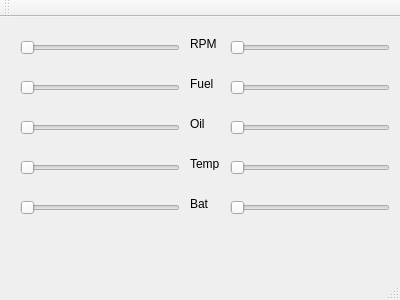
<?xml version="1.0" encoding="UTF-8"?>
<ui version="4.0">
 <class>server</class>
 <widget class="QMainWindow" name="server">
  <property name="geometry">
   <rect>
    <x>0</x>
    <y>0</y>
    <width>400</width>
    <height>300</height>
   </rect>
  </property>
  <property name="windowTitle">
   <string>server</string>
  </property>
  <widget class="QWidget" name="centralWidget">
   <widget class="QSlider" name="horizontalSlider">
    <property name="geometry">
     <rect>
      <x>20</x>
      <y>20</y>
      <width>160</width>
      <height>22</height>
     </rect>
    </property>
    <property name="maximum">
     <number>60</number>
    </property>
    <property name="orientation">
     <enum>Qt::Horizontal</enum>
    </property>
   </widget>
   <widget class="QSlider" name="horizontalSlider_2">
    <property name="geometry">
     <rect>
      <x>20</x>
      <y>60</y>
      <width>160</width>
      <height>22</height>
     </rect>
    </property>
    <property name="maximum">
     <number>100</number>
    </property>
    <property name="orientation">
     <enum>Qt::Horizontal</enum>
    </property>
   </widget>
   <widget class="QSlider" name="horizontalSlider_3">
    <property name="geometry">
     <rect>
      <x>20</x>
      <y>100</y>
      <width>160</width>
      <height>22</height>
     </rect>
    </property>
    <property name="maximum">
     <number>80</number>
    </property>
    <property name="orientation">
     <enum>Qt::Horizontal</enum>
    </property>
   </widget>
   <widget class="QSlider" name="horizontalSlider_4">
    <property name="geometry">
     <rect>
      <x>20</x>
      <y>140</y>
      <width>160</width>
      <height>22</height>
     </rect>
    </property>
    <property name="minimum">
     <number>120</number>
    </property>
    <property name="maximum">
     <number>220</number>
    </property>
    <property name="orientation">
     <enum>Qt::Horizontal</enum>
    </property>
   </widget>
   <widget class="QSlider" name="horizontalSlider_5">
    <property name="geometry">
     <rect>
      <x>20</x>
      <y>180</y>
      <width>160</width>
      <height>22</height>
     </rect>
    </property>
    <property name="minimum">
     <number>10</number>
    </property>
    <property name="maximum">
     <number>18</number>
    </property>
    <property name="orientation">
     <enum>Qt::Horizontal</enum>
    </property>
   </widget>
   <widget class="QSlider" name="horizontalSlider_6">
    <property name="geometry">
     <rect>
      <x>230</x>
      <y>20</y>
      <width>160</width>
      <height>22</height>
     </rect>
    </property>
    <property name="maximum">
     <number>60</number>
    </property>
    <property name="orientation">
     <enum>Qt::Horizontal</enum>
    </property>
   </widget>
   <widget class="QSlider" name="horizontalSlider_7">
    <property name="geometry">
     <rect>
      <x>230</x>
      <y>60</y>
      <width>160</width>
      <height>22</height>
     </rect>
    </property>
    <property name="maximum">
     <number>100</number>
    </property>
    <property name="orientation">
     <enum>Qt::Horizontal</enum>
    </property>
   </widget>
   <widget class="QSlider" name="horizontalSlider_8">
    <property name="geometry">
     <rect>
      <x>230</x>
      <y>100</y>
      <width>160</width>
      <height>22</height>
     </rect>
    </property>
    <property name="maximum">
     <number>80</number>
    </property>
    <property name="orientation">
     <enum>Qt::Horizontal</enum>
    </property>
   </widget>
   <widget class="QSlider" name="horizontalSlider_9">
    <property name="geometry">
     <rect>
      <x>230</x>
      <y>140</y>
      <width>160</width>
      <height>22</height>
     </rect>
    </property>
    <property name="minimum">
     <number>120</number>
    </property>
    <property name="maximum">
     <number>220</number>
    </property>
    <property name="orientation">
     <enum>Qt::Horizontal</enum>
    </property>
   </widget>
   <widget class="QSlider" name="horizontalSlider_10">
    <property name="geometry">
     <rect>
      <x>230</x>
      <y>180</y>
      <width>160</width>
      <height>22</height>
     </rect>
    </property>
    <property name="minimum">
     <number>10</number>
    </property>
    <property name="maximum">
     <number>18</number>
    </property>
    <property name="orientation">
     <enum>Qt::Horizontal</enum>
    </property>
   </widget>
   <widget class="QLabel" name="label">
    <property name="geometry">
     <rect>
      <x>190</x>
      <y>20</y>
      <width>47</width>
      <height>13</height>
     </rect>
    </property>
    <property name="text">
     <string>RPM</string>
    </property>
   </widget>
   <widget class="QLabel" name="label_2">
    <property name="geometry">
     <rect>
      <x>190</x>
      <y>60</y>
      <width>47</width>
      <height>13</height>
     </rect>
    </property>
    <property name="text">
     <string>Fuel</string>
    </property>
   </widget>
   <widget class="QLabel" name="label_3">
    <property name="geometry">
     <rect>
      <x>190</x>
      <y>100</y>
      <width>47</width>
      <height>13</height>
     </rect>
    </property>
    <property name="text">
     <string>Oil</string>
    </property>
   </widget>
   <widget class="QLabel" name="label_4">
    <property name="geometry">
     <rect>
      <x>190</x>
      <y>140</y>
      <width>47</width>
      <height>13</height>
     </rect>
    </property>
    <property name="text">
     <string>Temp</string>
    </property>
   </widget>
   <widget class="QLabel" name="label_5">
    <property name="geometry">
     <rect>
      <x>190</x>
      <y>180</y>
      <width>47</width>
      <height>13</height>
     </rect>
    </property>
    <property name="text">
     <string>Bat</string>
    </property>
   </widget>
  </widget>
  <widget class="QMenuBar" name="menuBar">
   <property name="geometry">
    <rect>
     <x>0</x>
     <y>0</y>
     <width>400</width>
     <height>21</height>
    </rect>
   </property>
  </widget>
  <widget class="QToolBar" name="mainToolBar">
   <attribute name="toolBarArea">
    <enum>TopToolBarArea</enum>
   </attribute>
   <attribute name="toolBarBreak">
    <bool>false</bool>
   </attribute>
  </widget>
  <widget class="QStatusBar" name="statusBar"/>
 </widget>
 <layoutdefault spacing="6" margin="11"/>
 <resources/>
 <connections/>
</ui>
